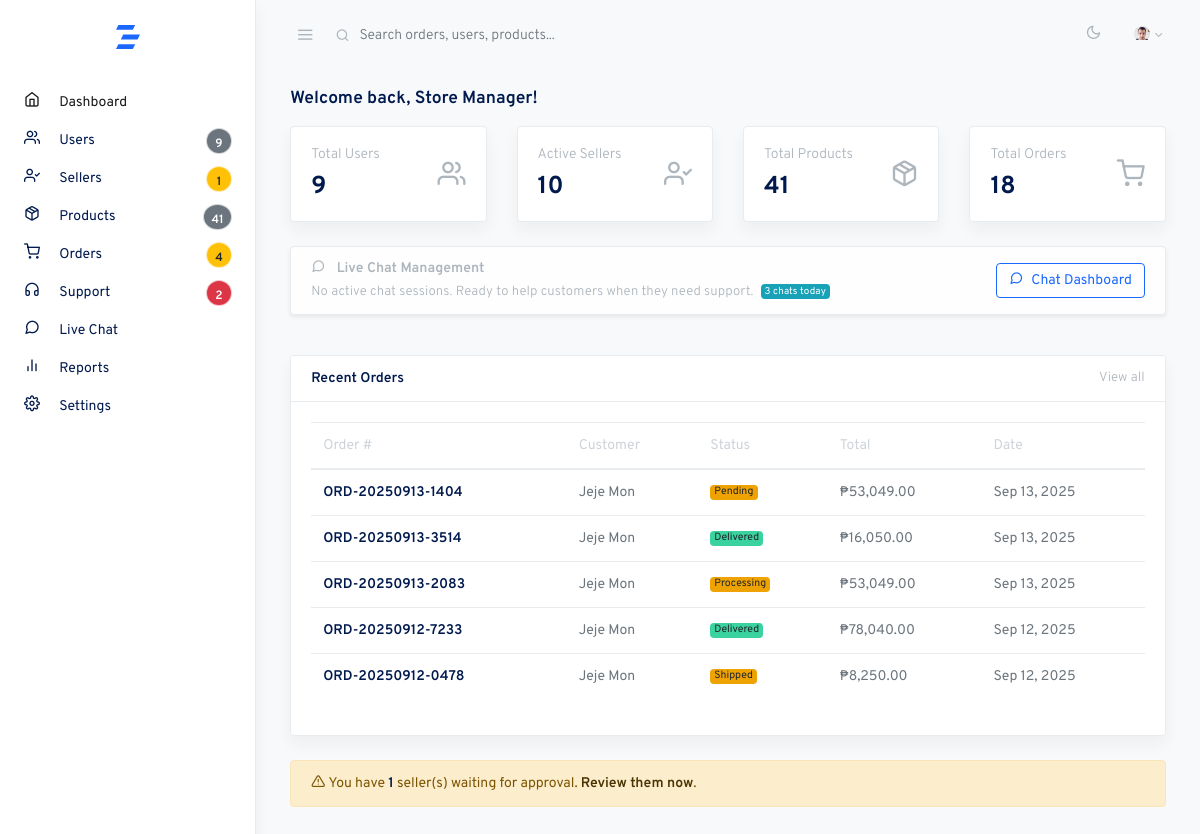
The app's page /admin/dashboard.php (signed in) with its own data.
### tables this page shows
CREATE TABLE `orders` (
  `id` bigint(20) NOT NULL,
  `order_number` varchar(50) NOT NULL,
  `user_id` bigint(20) NOT NULL,
  `status` enum('pending','processing','shipped','delivered','cancelled','refunded') DEFAULT 'pending',
  `subtotal` decimal(12,2) NOT NULL,
  `tax_amount` decimal(12,2) DEFAULT 0.00,
  `shipping_cost` decimal(12,2) DEFAULT 0.00,
  `discount_amount` decimal(12,2) DEFAULT 0.00,
  `total_amount` decimal(12,2) NOT NULL,
  `shipping_first_name` varchar(100) DEFAULT NULL,
  `shipping_last_name` varchar(100) DEFAULT NULL,
  `shipping_company` varchar(255) DEFAULT NULL,
  `shipping_address_1` varchar(255) DEFAULT NULL,
  `shipping_address_2` varchar(255) DEFAULT NULL,
  `shipping_city` varchar(100) DEFAULT NULL,
  `shipping_state` varchar(100) DEFAULT NULL,
  `shipping_postal_code` varchar(20) DEFAULT NULL,
  `shipping_country` varchar(100) DEFAULT NULL,
  `shipping_phone` varchar(20) DEFAULT NULL,
  `billing_first_name` varchar(100) DEFAULT NULL,
  `billing_last_name` varchar(100) DEFAULT NULL,
  `billing_company` varchar(255) DEFAULT NULL,
  `billing_address_1` varchar(255) DEFAULT NULL,
  `billing_address_2` varchar(255) DEFAULT NULL,
  `billing_city` varchar(100) DEFAULT NULL,
  `billing_state` varchar(100) DEFAULT NULL,
  `billing_postal_code` varchar(20) DEFAULT NULL,
  `billing_country` varchar(100) DEFAULT NULL,
  `billing_phone` varchar(20) DEFAULT NULL,
  `courier_company` varchar(100) DEFAULT NULL,
  `tracking_number` varchar(100) DEFAULT NULL,
  `estimated_delivery_date` date DEFAULT NULL,
  `delivered_at` timestamp NULL DEFAULT NULL,
  `payment_method` enum('cod','card','gcash','paymaya','wallet') NOT NULL,
  `payment_status` enum('pending','paid','failed','refunded') DEFAULT 'pending',
  `payment_reference` varchar(255) DEFAULT NULL,
  `created_at` timestamp NOT NULL DEFAULT current_timestamp(),
  `updated_at` timestamp NOT NULL DEFAULT current_timestamp() ON UPDATE current_timestamp()
);

CREATE TABLE `users` (
  `id` bigint(20) NOT NULL,
  `email` varchar(255) NOT NULL,
  `password_hash` varchar(255) NOT NULL,
  `phone` varchar(20) DEFAULT NULL,
  `profile_image` varchar(255) DEFAULT NULL,
  `first_name` varchar(100) DEFAULT NULL,
  `last_name` varchar(100) DEFAULT NULL,
  `date_of_birth` date DEFAULT NULL,
  `gender` enum('male','female','other') DEFAULT NULL,
  `email_verified` tinyint(1) DEFAULT 0,
  `phone_verified` tinyint(1) DEFAULT 0,
  `status` enum('active','suspended','deleted') DEFAULT 'active',
  `created_at` timestamp NOT NULL DEFAULT current_timestamp(),
  `updated_at` timestamp NOT NULL DEFAULT current_timestamp() ON UPDATE current_timestamp(),
  `deleted_at` timestamp NULL DEFAULT NULL
);

### admin/config/auth.php (called while the page is built, shortened)
<?php
function getAdminName() {
    return $_SESSION['admin_name'] ?? 'Admin';
}
?>

### admin/dashboard.php (the view, shortened to what this page needs)
<?php
require_once 'config/auth.php';
require_once 'config/database.php';
try {
    $stmt = $pdo->query("SELECT COUNT(*) as total_sellers FROM sellers WHERE status = 'approved'");
    $total_sellers = $stmt->fetch()['total_sellers'];
    $stmt = $pdo->query("
        SELECT o.*, u.first_name, u.last_name, u.email
        FROM orders o
        LEFT JOIN users u ON o.user_id = u.id
        ORDER BY o.created_at DESC
        LIMIT 5
    ");
    $recent_orders = $stmt->fetchAll();
    $stmt = $pdo->query("
        SELECT
            COUNT(*) as total_chats,
            SUM(CASE WHEN status = 'waiting' THEN 1 ELSE 0 END) as waiting_chats,
            SUM(CASE WHEN status = 'active' THEN 1 ELSE 0 END) as active_chats,
            SUM(CASE WHEN DATE(started_at) = CURDATE() THEN 1 ELSE 0 END) as today_chats
        FROM chat_sessions
    ");
    $chat_stats = $stmt->fetch();
} catch (PDOException $e) {
    $total_users = 0;
    $total_sellers = 0;
    $pending_sellers = 0;
    $total_products = 0;
    $total_orders = 0;
    $recent_orders = [];
    $chat_stats = ['total_chats' => 0, 'waiting_chats' => 0, 'active_chats' => 0, 'today_chats' => 0];
}
include 'includes/layout_start.php';
?>
                        <div class="row align-items-center mb-2">
                            <div class="col">
                                <h2 class="h5 page-title">Welcome back, <?php echo htmlspecialchars(getAdminName()); ?>!</h2>
                            </div>
                        </div>
                        <div class="row">
                            <div class="col-md-6 col-xl-3 mb-4">
                                <div class="card shadow">
                                    <div class="card-body">
                                        <div class="row align-items-center">
                                            <div class="col">
                                                <span class="h6 font-semibold text-muted text-sm d-block mb-2">Total Users</span>
                                                <span class="h3 font-bold mb-0"><?php echo number_format($total_users); ?></span>
                                            </div>
                                            <div class="col-auto">
                                                <i class="fe fe-users h2 text-muted"></i>
                                            </div>
                                        </div>
                                    </div>
                                </div>
                            </div>
                            <div class="col-md-6 col-xl-3 mb-4">
                                <div class="card shadow">
                                    <div class="card-body">
                                        <div class="row align-items-center">
                                            <div class="col">
                                                <span class="h6 font-semibold text-muted text-sm d-block mb-2">Active Sellers</span>
                                                <span class="h3 font-bold mb-0"><?php echo number_format($total_sellers); ?></span>
                                            </div>
                                            <div class="col-auto">
                                                <i class="fe fe-user-check h2 text-muted"></i>
                                            </div>
                                        </div>
                                    </div>
                                </div>
                            </div>
                            <div class="col-md-6 col-xl-3 mb-4">
                                <div class="card shadow">
                                    <div class="card-body">
                                        <div class="row align-items-center">
                                            <div class="col">
                                                <span class="h6 font-semibold text-muted text-sm d-block mb-2">Total Products</span>
                                                <span class="h3 font-bold mb-0"><?php echo number_format($total_products); ?></span>
                                            </div>
                                            <div class="col-auto">
                                                <i class="fe fe-package h2 text-muted"></i>
                                            </div>
                                        </div>
                                    </div>
                                </div>
                            </div>
                            <div class="col-md-6 col-xl-3 mb-4">
                                <div class="card shadow">
                                    <div class="card-body">
                                        <div class="row align-items-center">
                                            <div class="col">
                                                <span class="h6 font-semibold text-muted text-sm d-block mb-2">Total Orders</span>
                                                <span class="h3 font-bold mb-0"><?php echo number_format($total_orders); ?></span>
                                            </div>
                                            <div class="col-auto">
                                                <i class="fe fe-shopping-cart h2 text-muted"></i>
                                            </div>
                                        </div>
                                    </div>
                                </div>
                            </div>
                        </div>
                        <div class="row mb-4">
                            <div class="col-12">
                                <?php if (($chat_stats['waiting_chats'] + $chat_stats['active_chats']) > 0): ?>
                                <div class="alert alert-primary border-left-primary shadow">
                                    <div class="row align-items-center">
                                        <div class="col">
                                            <h6 class="text-primary font-weight-bold mb-1">
                                                <i class="fe fe-message-circle mr-2"></i>
                                                Live Chat Activity
                                            </h6>
                                            <p class="mb-2">
                                                <span class="badge badge-warning mr-2"><?php echo $chat_stats['waiting_chats']; ?> waiting</span>
                                                <span class="badge badge-success mr-2"><?php echo $chat_stats['active_chats']; ?> active</span>
                                                <span class="badge badge-info"><?php echo $chat_stats['today_chats']; ?> today</span>
                                            </p>
                                            <p class="text-muted small mb-0">
                                                <?php if ($chat_stats['waiting_chats'] > 0): ?>
                                                    <strong><?php echo $chat_stats['waiting_chats']; ?> customer(s) waiting for support</strong> - Please respond promptly!
                                                <?php else: ?>
                                                    All chat sessions are being handled. Great job! 👍
                                                <?php endif; ?>
                                            </p>
                                        </div>
                                        <div class="col-auto">
                                            <a href="chat.php" class="btn btn-primary">
                                                <i class="fe fe-message-circle mr-2"></i>Manage Chats
                                            </a>
                                        </div>
                                    </div>
                                </div>
                                <?php else: ?>
                                <div class="alert alert-light border shadow-sm">
                                    <div class="row align-items-center">
                                        <div class="col">
                                            <h6 class="text-muted font-weight-bold mb-1">
                                                <i class="fe fe-message-circle mr-2"></i>
                                                Live Chat Management
                                            </h6>
                                            <p class="text-muted small mb-0">
                                                No active chat sessions. Ready to help customers when they need support.
                                                <?php if ($chat_stats['today_chats'] > 0): ?>
                                                    <span class="badge badge-info ml-1"><?php echo $chat_stats['today_chats']; ?> chats today</span>
                                                <?php endif; ?>
                                            </p>
                                        </div>
                                        <div class="col-auto">
                                            <a href="chat.php" class="btn btn-outline-primary">
                                                <i class="fe fe-message-circle mr-2"></i>Chat Dashboard
                                            </a>
                                        </div>
                                    </div>
                                </div>
                                <?php endif; ?>
                            </div>
                        </div>
                        <div class="row">
                            <div class="col-12">
                                <div class="card shadow">
                                    <div class="card-header">
                                        <strong class="card-title">Recent Orders</strong>
                                        <a class="float-right small text-muted" href="orders.php">View all</a>
                                    </div>
                                    <div class="card-body">
                                        <?php if (empty($recent_orders)): ?>
                                            <p class="text-muted">No orders yet. <a href="../customer/products.php" target="_blank">Visit store</a> to place test orders.</p>
                                        <?php else: ?>
                                            <table class="table table-striped">
                                                <thead>
                                                    <tr>
                                                        <th>Order #</th>
                                                        <th>Customer</th>
                                                        <th>Status</th>
                                                        <th>Total</th>
                                                        <th>Date</th>
                                                    </tr>
                                                </thead>
                                                <tbody>
                                                    <?php foreach ($recent_orders as $order): ?>
                                                        <tr>
                                                            <td><strong><?php echo htmlspecialchars($order['order_number']); ?></strong></td>
                                                            <td><?php echo htmlspecialchars($order['first_name'] . ' ' . $order['last_name']); ?></td>
                                                            <td>
                                                                <span class="badge badge-<?php
                                                                    echo $order['status'] === 'delivered' ? 'success' :
                                                                        ($order['status'] === 'cancelled' ? 'danger' : 'warning');
                                                                ?>">
                                                                    <?php echo ucfirst($order['status']); ?>
                                                                </span>
                                                            </td>
                                                            <td>₱<?php echo number_format($order['total_amount'], 2); ?></td>
                                                            <td><?php echo date('M d, Y', strtotime($order['created_at'])); ?></td>
                                                        </tr>
                                                    <?php endforeach; ?>
                                                </tbody>
                                            </table>
                                        <?php endif; ?>
                                    </div>
                                </div>
                            </div>
                        </div>
                        <?php if ($pending_sellers > 0): ?>
                        <div class="row mt-4">
                            <div class="col-12">
                                <div class="alert alert-warning" role="alert">
                                    <i class="fe fe-alert-triangle"></i>
                                    You have <strong><?php echo $pending_sellers; ?></strong> seller(s) waiting for approval.
                                    <a href="sellers.php" class="alert-link">Review them now</a>.
                                </div>
                            </div>
                        </div>
                        <?php endif; ?>
<?php include 'includes/layout_end.php'; ?>

### records on screen
orders: order_number "ORD-20250913-1404", user.last_name "Jeje Mon", status "Pending", total_amount "53,049.00", created_at "Sep 13, 2025"
orders: order_number "ORD-20250913-3514", user.last_name "Jeje Mon", status "Delivered", total_amount "16,050.00", created_at "Sep 13, 2025"
orders: order_number "ORD-20250913-2083", user.last_name "Jeje Mon", status "Processing", total_amount "53,049.00", created_at "Sep 13, 2025"
orders: order_number "ORD-20250912-7233", user.last_name "Jeje Mon", status "Delivered", total_amount "78,040.00", created_at "Sep 12, 2025"
orders: order_number "ORD-20250912-0478", user.last_name "Jeje Mon", status "Shipped", total_amount "8,250.00", created_at "Sep 12, 2025"

### other values on screen
$total_users "9"
$pending_sellers "1"
$total_products "41"
$pending_orders "4"
$open_tickets "2"
getAdminName() "Store Manager"
$total_sellers "10"
$total_orders "18"
$chat_stats['today_chats'] "3"
